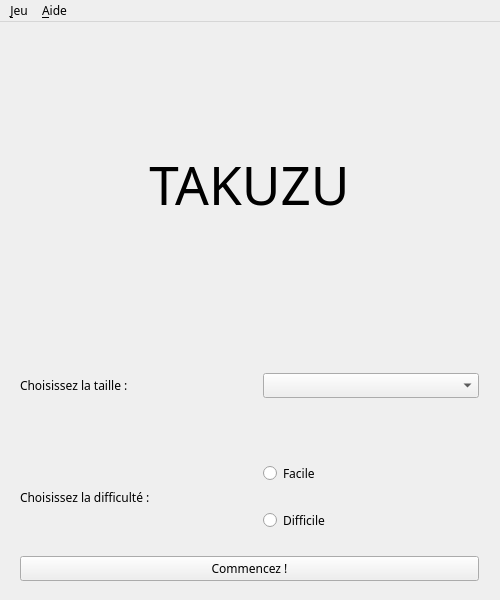
<?xml version="1.0" encoding="UTF-8"?>
<ui version="4.0">
 <class>MainMenu</class>
 <widget class="QMainWindow" name="MainMenu">
  <property name="geometry">
   <rect>
    <x>0</x>
    <y>0</y>
    <width>500</width>
    <height>600</height>
   </rect>
  </property>
  <property name="windowTitle">
   <string>Takuzu</string>
  </property>
  <widget class="QWidget" name="centralWidget">
   <widget class="QWidget" name="verticalLayoutWidget">
    <property name="geometry">
     <rect>
      <x>9</x>
      <y>9</y>
      <width>481</width>
      <height>561</height>
     </rect>
    </property>
    <layout class="QVBoxLayout" name="verticalLayout">
     <property name="sizeConstraint">
      <enum>QLayout::SetDefaultConstraint</enum>
     </property>
     <item>
      <spacer name="verticalSpacer_4">
       <property name="orientation">
        <enum>Qt::Vertical</enum>
       </property>
       <property name="sizeHint" stdset="0">
        <size>
         <width>20</width>
         <height>40</height>
        </size>
       </property>
      </spacer>
     </item>
     <item>
      <widget class="QLabel" name="title_label">
       <property name="font">
        <font>
         <family>Ubuntu Mono</family>
         <pointsize>40</pointsize>
        </font>
       </property>
       <property name="text">
        <string>TAKUZU</string>
       </property>
       <property name="alignment">
        <set>Qt::AlignCenter</set>
       </property>
      </widget>
     </item>
     <item>
      <spacer name="verticalSpacer">
       <property name="orientation">
        <enum>Qt::Vertical</enum>
       </property>
       <property name="sizeHint" stdset="0">
        <size>
         <width>20</width>
         <height>40</height>
        </size>
       </property>
      </spacer>
     </item>
     <item>
      <layout class="QHBoxLayout" name="horizontalLayout_2">
       <item>
        <widget class="QLabel" name="label">
         <property name="font">
          <font>
           <family>Ubuntu Mono</family>
          </font>
         </property>
         <property name="text">
          <string>Choisissez la taille :</string>
         </property>
        </widget>
       </item>
       <item>
        <spacer name="verticalSpacer_2">
         <property name="orientation">
          <enum>Qt::Vertical</enum>
         </property>
         <property name="sizeHint" stdset="0">
          <size>
           <width>20</width>
           <height>40</height>
          </size>
         </property>
        </spacer>
       </item>
       <item>
        <widget class="QComboBox" name="_sizeComboBox">
         <property name="font">
          <font>
           <family>Ubuntu Mono</family>
          </font>
         </property>
        </widget>
       </item>
      </layout>
     </item>
     <item>
      <layout class="QHBoxLayout" name="horizontalLayout">
       <item>
        <widget class="QLabel" name="label_2">
         <property name="font">
          <font>
           <family>Ubuntu Mono</family>
          </font>
         </property>
         <property name="text">
          <string>Choisissez la difficulté : </string>
         </property>
        </widget>
       </item>
       <item>
        <spacer name="verticalSpacer_3">
         <property name="orientation">
          <enum>Qt::Vertical</enum>
         </property>
         <property name="sizeHint" stdset="0">
          <size>
           <width>20</width>
           <height>40</height>
          </size>
         </property>
        </spacer>
       </item>
       <item>
        <layout class="QVBoxLayout" name="verticalLayout_2">
         <item>
          <widget class="QRadioButton" name="_easyRadioButton">
           <property name="font">
            <font>
             <family>Ubuntu Mono</family>
            </font>
           </property>
           <property name="text">
            <string>Facile</string>
           </property>
          </widget>
         </item>
         <item>
          <widget class="QRadioButton" name="_hardRadioButton">
           <property name="font">
            <font>
             <family>Ubuntu Mono</family>
            </font>
           </property>
           <property name="text">
            <string>Difficile</string>
           </property>
          </widget>
         </item>
        </layout>
       </item>
      </layout>
     </item>
     <item>
      <widget class="QPushButton" name="_startButton">
       <property name="font">
        <font>
         <family>Ubuntu Mono</family>
        </font>
       </property>
       <property name="text">
        <string>Commencez !</string>
       </property>
      </widget>
     </item>
    </layout>
   </widget>
  </widget>
  <widget class="QMenuBar" name="menuBar">
   <property name="geometry">
    <rect>
     <x>0</x>
     <y>0</y>
     <width>500</width>
     <height>22</height>
    </rect>
   </property>
   <property name="font">
    <font>
     <family>Ubuntu Mono</family>
    </font>
   </property>
   <widget class="QMenu" name="menuJeu">
    <property name="title">
     <string>&amp;Jeu</string>
    </property>
    <addaction name="actionNouvelle_partie"/>
    <addaction name="separator"/>
    <addaction name="action_Quitter"/>
   </widget>
   <widget class="QMenu" name="menuAide">
    <property name="title">
     <string>&amp;Aide</string>
    </property>
    <addaction name="actionR_gles_du_jeu"/>
    <addaction name="action_propos"/>
   </widget>
   <addaction name="menuJeu"/>
   <addaction name="menuAide"/>
  </widget>
  <action name="actionNouvelle_partie">
   <property name="text">
    <string>&amp;Nouvelle partie ...</string>
   </property>
   <property name="font">
    <font>
     <family>Ubuntu Mono</family>
    </font>
   </property>
  </action>
  <action name="action_Quitter">
   <property name="text">
    <string>&amp;Quitter</string>
   </property>
   <property name="font">
    <font>
     <family>Ubuntu Mono</family>
    </font>
   </property>
  </action>
  <action name="actionR_gles_du_jeu">
   <property name="text">
    <string>Règles du jeu</string>
   </property>
   <property name="font">
    <font>
     <family>Ubuntu Mono</family>
    </font>
   </property>
  </action>
  <action name="action_propos">
   <property name="text">
    <string>À propos</string>
   </property>
   <property name="font">
    <font>
     <family>Ubuntu Mono</family>
    </font>
   </property>
  </action>
 </widget>
 <layoutdefault spacing="6" margin="11"/>
 <resources/>
 <connections/>
</ui>
